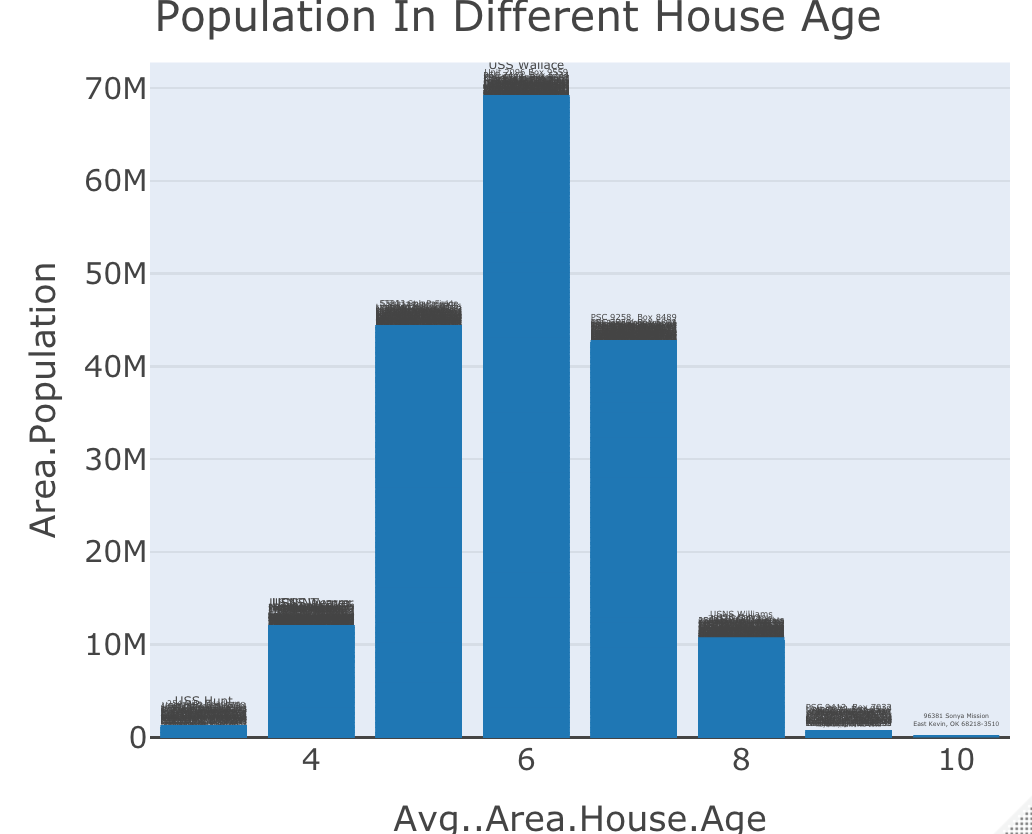

Generate this figure with R:
library(dplyr)
library(plotly)

house_age_df <- read.csv("USA_Housing.csv")
house_age_df$Avg..Area.House.Age <- round(house_age_df$Avg..Area.House.Age)
plot_ly(data = house_age_df, x = ~Avg..Area.House.Age, y = ~Area.Population, 
        text = ~Address, type = "bar")%>%
  layout(title = "Population In Different House Age", plot_bgcolor = "#e5ecf6")
